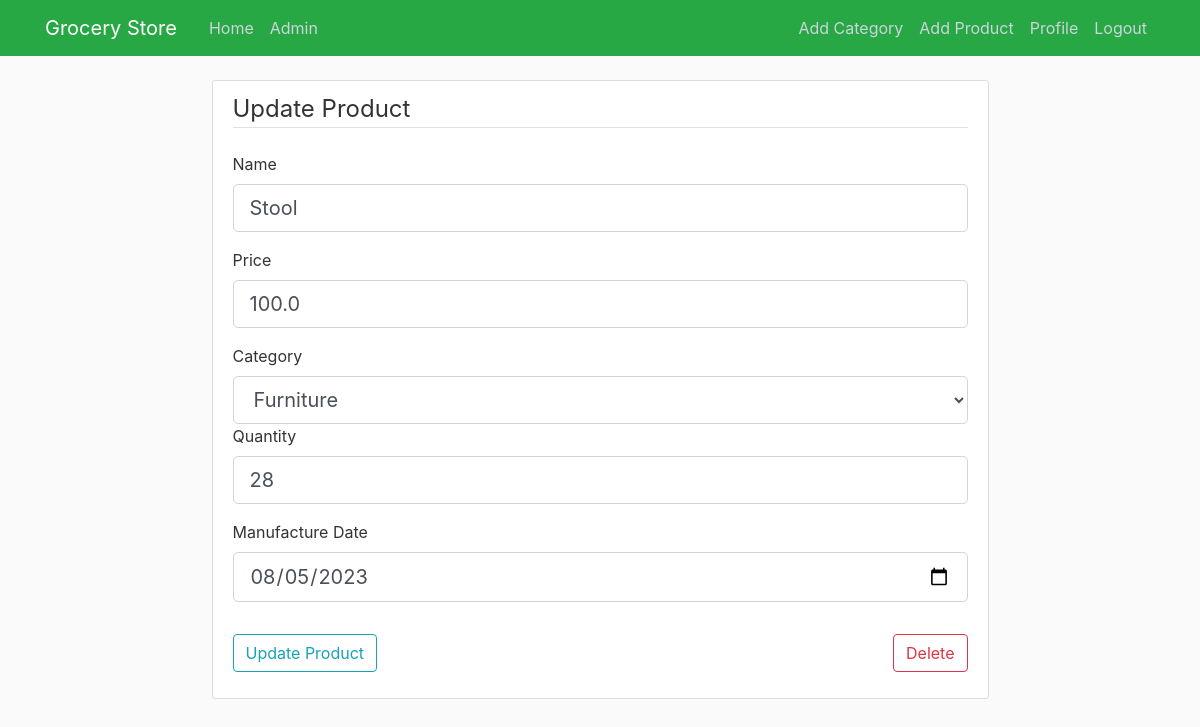
Screenshot of /product/2/update (signed in) with the database file from the repository.
### grocerystore/models.py (models this page shows)
class Product(db.Model):
    id = db.Column(db.Integer, primary_key=True)
    name = db.Column(db.String(64), nullable=False)
    price = db.Column(db.Float, nullable=False)
    category_id = db.Column(db.Integer, db.ForeignKey('category.id'), nullable=False)
    quantity = db.Column(db.Integer, nullable=False)
    manufacture_date = db.Column(db.Date, nullable=False)
    cart = db.relationship('Cart', backref='product', lazy=True)
    order = db.relationship('Order', backref='product', lazy=True)

### grocerystore/routes.py (the view)
@app.route('/product/<int:product_id>/update', methods=['GET', 'POST'])
@login_required
@admin_required
def update_product(product_id):
    product = Product.query.get_or_404(product_id)
    form = UpdateProductForm()
    form.category_id.choices = [(category.id, category.name) for category in Category.query.all()]
    form.manufacture_date.render_kw = {'type': 'date', 'max': date.today()}
    if form.validate_on_submit():
        product.name = form.name.data
        product.price = form.price.data
        product.category_id = form.category_id.data
        product.quantity = form.quantity.data
        product.manufacture_date = form.manufacture_date.data
        db.session.commit()
        flash('Product updated!', 'success')
        return redirect(url_for('admin'))
    elif request.method == 'GET':
        form.name.data = product.name
        form.price.data = product.price
        form.category_id.data = str(product.category_id)
        form.quantity.data = product.quantity
        form.manufacture_date.data = product.manufacture_date
    return render_template('product/update.html', title='Update Product', form=form, product=product)

### grocerystore/forms.py
class UpdateProductForm(ProductForm):
    submit = SubmitField('Update Product')

### grocerystore/models.py (called while the page is built)
@login_manager.user_loader
def load_user(user_id):
    return User.query.get(int(user_id))

### grocerystore/routes.py (called while the page is built)
def admin_required(f):
    @wraps(f)
    def decorated_function(*args, **kwargs):
        if not current_user.is_admin:
            flash('You are not authorized to view this page.', 'danger')
            return redirect(url_for('home'))
        return f(*args, **kwargs)
    return decorated_function

### grocerystore/templates/product/update.html (shortened to what this page needs)
{% extends "layout.html" %}
{% block content %}
  <div class="content-section">
    <form method="POST" action="">
      <fieldset class="form-group">
        <legend class="border-bottom mb-4">Update Product</legend>
        <div class="form-group">
          {{ form.name.label(class="form-control-label") }}
          {% if form.name.errors %}
            {{ form.name(class="form-control form-control-lg is-invalid") }}
            <div class="invalid-feedback">
              {% for error in form.name.errors %}
                <span>{{ error }}</span>
              {% endfor %}
            </div>
          {% else %}
            {{ form.name(class="form-control form-control-lg") }}
          {% endif %}
        </div>
        <div class="form-group">
          {{ form.price.label(class="form-control-label") }}
          {% if form.price.errors %}
            {{ form.price(class="form-control form-control-lg is-invalid") }}
            <div class="invalid-feedback">
              {% for error in form.price.errors %}
                <span>{{ error }}</span>
              {% endfor %}
            </div>
          {% else %}
            {{ form.price(class="form-control form-control-lg") }}
          {% endif %}
        </div>
        <div class="form-group">
          {{ form.category_id.label(class="form-control-label") }}
          {% if form.category_id.errors %}
            {{ form.category_id(class="form-control form-control-lg is-invalid") }}
            <div class="invalid-feedback">
              {% for error in form.category_id.errors %}
                <span>{{ error }}</span>
              {% endfor %}
            </div>
          {% else %}
            {{ form.category_id(class="form-control form-control-lg") }}
          {% endif %}
        <div class="form-group">
          {{ form.quantity.label(class="form-control-label") }}
          {% if form.quantity.errors %}
            {{ form.quantity(class="form-control form-control-lg is-invalid") }}
            <div class="invalid-feedback">
              {% for error in form.quantity.errors %}
                <span>{{ error }}</span>
              {% endfor %}
            </div>
          {% else %}
            {{ form.quantity(class="form-control form-control-lg") }}
          {% endif %}
        </div>
        <div class="form-group">
          {{ form.manufacture_date.label(class="form-control-label") }}
          {% if form.manufacture_date.errors %}
            {{ form.manufacture_date(class="form-control form-control-lg is-invalid") }}
            <div class="invalid-feedback">
              {% for error in form.manufacture_date.errors %}
                <span>{{ error }}</span>
              {% endfor %}
            </div>
          {% else %}
            {{ form.manufacture_date(class="form-control form-control-lg") }}
          {% endif %}
        </div>
      </fieldset>
      <div class="form-group">
          {{ form.submit(class="btn btn-outline-info") }}
          <a href="{{ url_for('delete_product', product_id=product.id) }}" class="btn btn-outline-danger">Delete</a>
        </div>
    </form>
  </div>
{% endblock content %}

### grocerystore/static/main.css (style rules this page uses)
body { background: #fafafa; color: #333333; margin-top: 5rem; }
.content-section { background: #ffffff; padding: 10px 20px; border: 1px solid #dddddd; border-radius: 3px; margin-bottom: 20px; }

### grocerystore/templates/product/update.html (style rules this page uses)
a { float: right; }

### rows the page displays
Product: name "Stool", price "100.0", category_id "Furniture", quantity "28", manufacture_date "08/05/2023"
